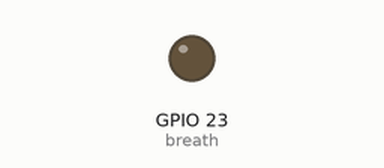
Recording of a program running on a simulated Raspberry Pi (BCM pin numbers). Parts: output pins drawn as LEDs (lit = HIGH).

Above: at 0.05 s.
At 0.95 s:
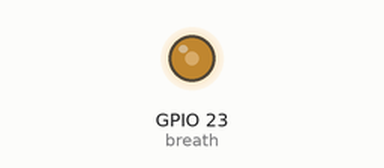
At 1.9 s:
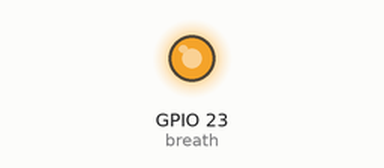
At 3.8 s:
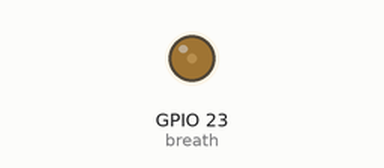
Timing chart, 0 to 5.5 s (numbered marks = the images above):
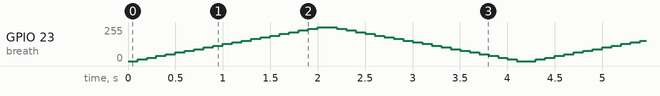

The program:

testLED_PWM.py
```python
import RPi.GPIO as GPIO
import time as t

GPIO.setmode(GPIO.BCM)

PIN = 23
GPIO.setup(PIN, GPIO.OUT)
breath = GPIO.PWM(PIN, 50)
breath.start(0)

try:
	while True:
		for dc in range(0, 101, 5):
			breath.ChangeDutyCycle(dc)
			t.sleep(0.1)
		for dc in range(100, -1, -5):
			breath.ChangeDutyCycle(dc)
			t.sleep(0.1)
except KeyboardInterrupt:
	pass
breath.stop()
GPIO.cleanup()
```
